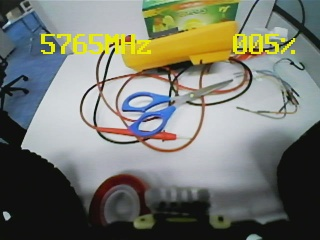
#> input picture Latest.jpg, 320 x 240 px
$ python IMAGE_READER.py
#> lines starting #> are read from the running program, lines starting #| are printed output that depends on the picture; after the words box and inside, x2 and y2 are one past the last pixel; in counts of white or black regions, pixels touching at a corner belong together
import cv2 as cv2
import time

command = 500
cv_img = cv2.imread('Latest.jpg')
#> cv_img is the input picture: shape (240, 320, 3); mean B, G, R 110.5, 120.4, 117.8

font                   = cv2.FONT_HERSHEY_SIMPLEX
bottomLeftCornerOfText = (10,50)
fontScale              = 1
fontColor              = (255,255,255)
lineType               = 2

cv2.putText(cv_img,'%d'%command,
    bottomLeftCornerOfText,
    font,
    fontScale,
    fontColor,
    lineType)
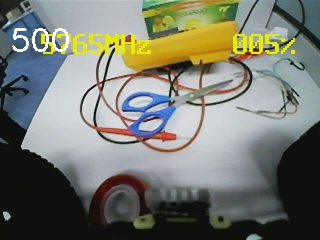
#> cv_img: shape (240, 320, 3); 0.67% of pixels changed, all inside (x1, y1, x2, y2) = (12, 28, 69, 52)

cv2.imshow("img",cv_img)
cv2.waitKey(0)

$ run again, with frame0.jpg copied over Latest.jpg
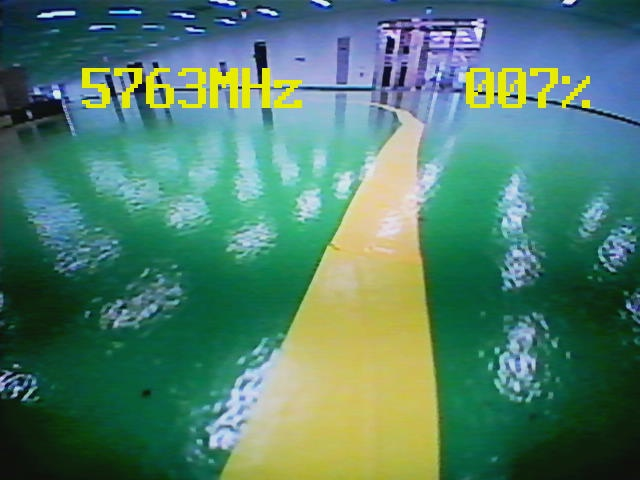
#> input picture frame0.jpg, 640 x 480 px
#> cv_img is the input picture: shape (480, 640, 3); mean B, G, R 107.5, 126, 79.2
#> `cv2.putText(cv_img,'%d'%command, bottomLeftCornerOfText, font, fontSca..`:
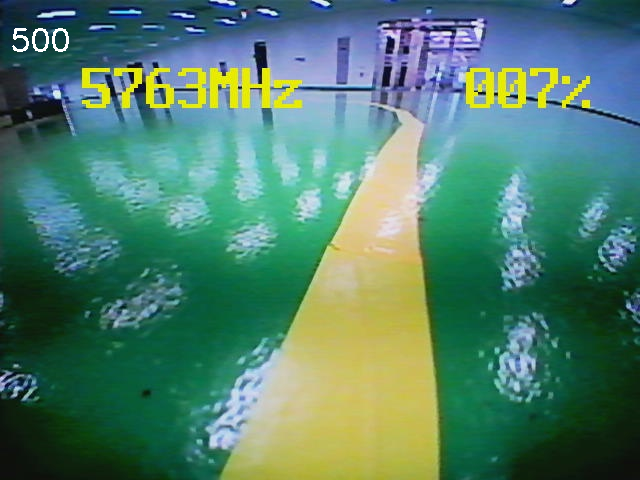
#> cv_img: shape (480, 640, 3); 0.17% of pixels changed, all inside (x1, y1, x2, y2) = (12, 28, 69, 52)
